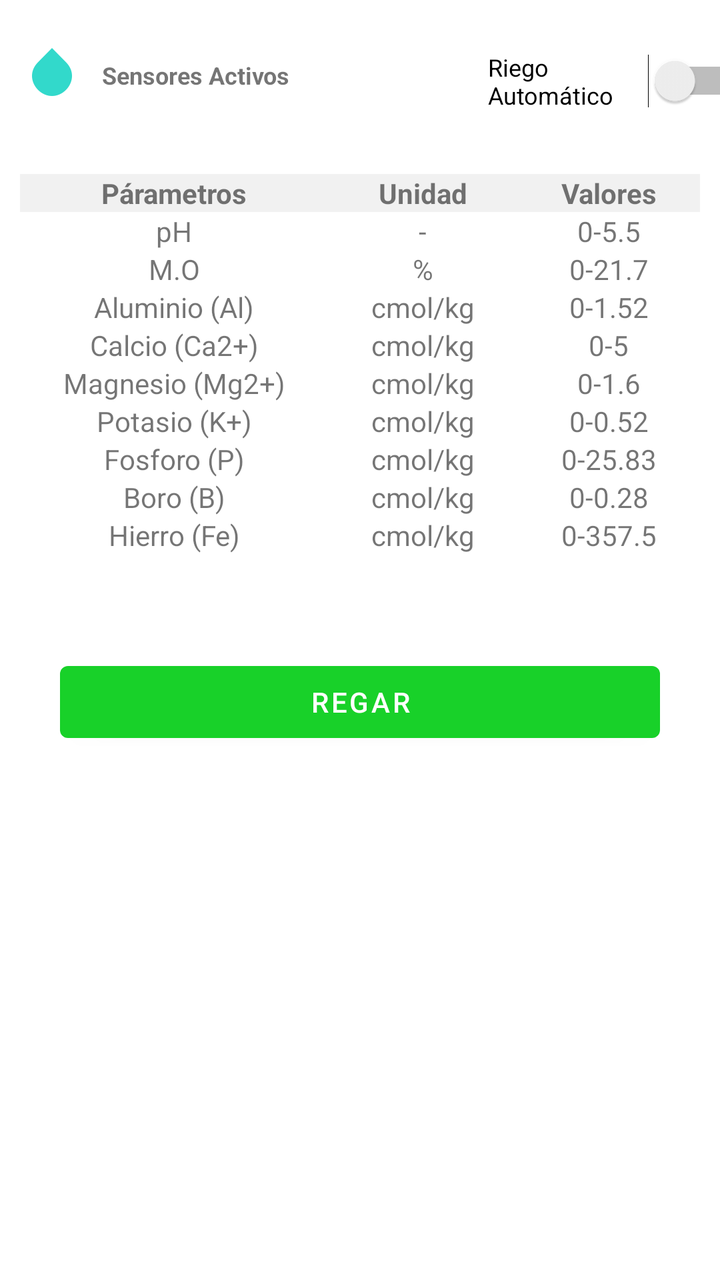
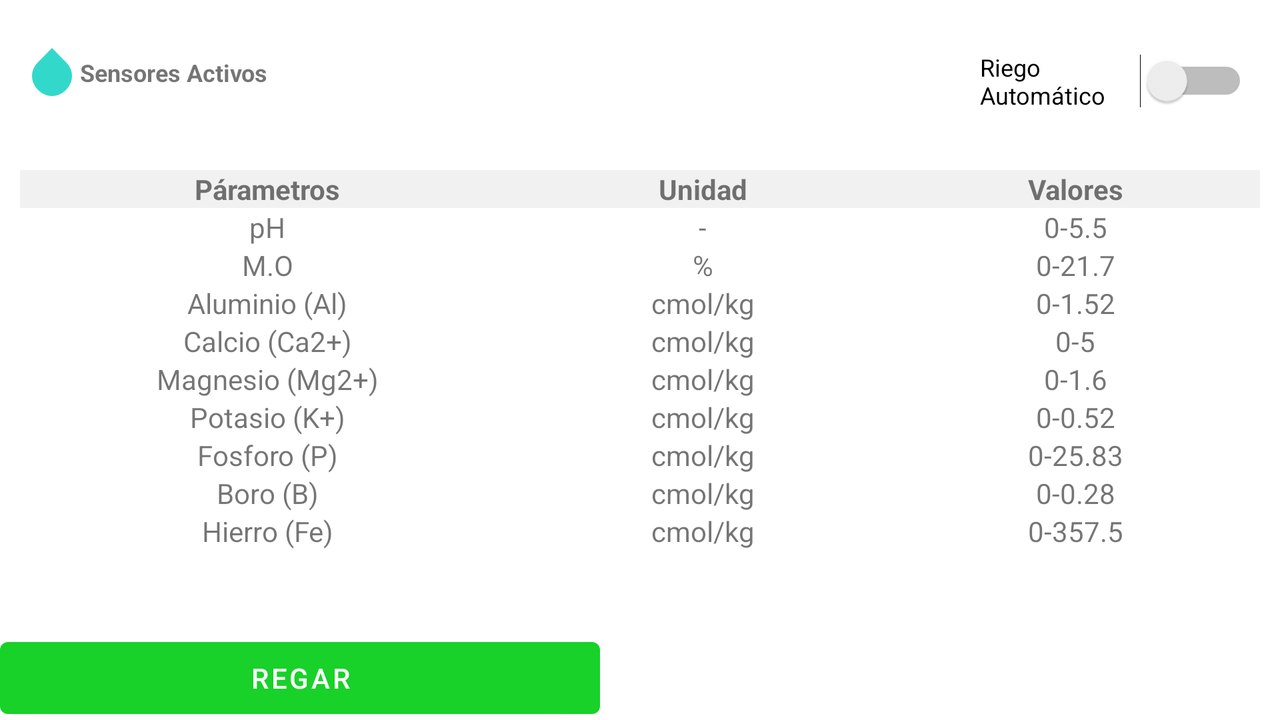

An Android layout and its configuration variant, each rendered on a device that would load it. The default file and the variant file are quoted in full after the pictures.
<!-- AndroidManifest.xml: application theme Theme.AgroSmart -->
<!-- res/layout/fragment_water.xml -->
<?xml version="1.0" encoding="utf-8"?>
<androidx.constraintlayout.widget.ConstraintLayout xmlns:android="http://schemas.android.com/apk/res/android"
    xmlns:app="http://schemas.android.com/apk/res-auto"
    xmlns:tools="http://schemas.android.com/tools"
    android:layout_width="match_parent"
    android:layout_height="match_parent">

    <ScrollView
        android:layout_width="match_parent"
        android:layout_height="match_parent"
        tools:ignore="MissingConstraints">

    <LinearLayout
        android:layout_width="match_parent"
        android:layout_height="match_parent"
        android:orientation="vertical">

    <LinearLayout
        android:id="@+id/linearLayout"
        android:layout_width="match_parent"
        android:layout_height="match_parent"
        android:orientation="horizontal"
        tools:ignore="MissingConstraints">

        <ImageView
            android:id="@+id/imageView5"
            android:layout_width="wrap_content"
            android:layout_height="wrap_content"
            android:layout_marginStart="16dp"
            android:layout_marginTop="24dp"
            android:background="#FFFFFF"
            app:layout_constraintStart_toStartOf="parent"
            app:layout_constraintTop_toTopOf="parent"
            app:srcCompat="?android:attr/textSelectHandle" />

        <TextView
            android:id="@+id/textView31"
            android:layout_width="103dp"
            android:layout_height="19dp"
            android:layout_marginStart="15dp"
            android:layout_marginTop="28dp"
            android:text="@string/text_sensor"
            android:textSize="12dp"
            android:textStyle="bold"
            app:layout_constraintStart_toStartOf="parent"
            app:layout_constraintTop_toTopOf="parent"
            tools:ignore="MissingConstraints" />

        <Switch
            android:id="@+id/switch2"
            android:layout_width="134dp"
            android:layout_height="33dp"
            android:layout_marginTop="24dp"
            android:layout_marginEnd="16dp"
            android:layout_marginStart="90dp"
            android:text="@string/switch_irrigate"
            android:textSize="12dp" />

    </LinearLayout>

    <LinearLayout
        android:layout_width="match_parent"
        android:layout_height="match_parent"
        android:orientation="vertical"
        app:layout_constraintStart_toStartOf="@+id/linearLayout"
        android:layout_marginBottom="20dp">

        <TableLayout
            android:id="@+id/tableLayout3"
            android:layout_width="match_parent"
            android:layout_height="wrap_content"
            android:layout_marginHorizontal="10dp"
            android:layout_marginVertical="30dp"
            android:background="#f1f1f1"
            tools:ignore="MissingConstraints">

            <TableRow>

                <TextView
                    android:id="@+id/textView1"
                    android:layout_width="match_parent"
                    android:layout_height="wrap_content"
                    android:layout_weight="1"
                    android:gravity="center"
                    android:text="@string/parameters_sensor"
                    android:textStyle="bold" />

                <TextView
                    android:id="@+id/textView2"
                    android:layout_width="match_parent"
                    android:layout_height="wrap_content"
                    android:layout_weight="1"
                    android:gravity="center"
                    android:text="@string/unit_sensor"
                    android:textStyle="bold" />

                <TextView
                    android:id="@+id/textView3"
                    android:layout_width="match_parent"
                    android:layout_height="wrap_content"
                    android:layout_weight="1"
                    android:gravity="center"
                    android:text="@string/values_sensor"
                    android:textStyle="bold" />
            </TableRow>

            <TableRow>

                <TextView
                    android:id="@+id/textView4"
                    android:layout_width="wrap_content"
                    android:layout_height="wrap_content"
                    android:layout_weight="1"
                    android:background="#ffffff"
                    android:gravity="center"
                    android:text="pH" />

                <TextView
                    android:id="@+id/textView5"
                    android:layout_width="wrap_content"
                    android:layout_height="wrap_content"
                    android:layout_weight="1"
                    android:background="#ffffff"
                    android:gravity="center"
                    android:text="-" />

                <TextView
                    android:id="@+id/textView6"
                    android:layout_width="wrap_content"
                    android:layout_height="wrap_content"
                    android:layout_weight="1"
                    android:background="#ffffff"
                    android:gravity="center"
                    android:text="0-5.5" />

            </TableRow>

            <TableRow>

                <TextView
                    android:id="@+id/textView7"
                    android:layout_width="wrap_content"
                    android:layout_height="wrap_content"
                    android:layout_weight="1"
                    android:background="#ffffff"
                    android:gravity="center"
                    android:text="M.O" />

                <TextView
                    android:id="@+id/textView8"
                    android:layout_width="wrap_content"
                    android:layout_height="wrap_content"
                    android:layout_weight="1"
                    android:background="#ffffff"
                    android:gravity="center"
                    android:text="%" />

                <TextView
                    android:id="@+id/textView9"
                    android:layout_width="wrap_content"
                    android:layout_height="wrap_content"
                    android:layout_weight="1"
                    android:background="#ffffff"
                    android:gravity="center"
                    android:text="0-21.7" />
            </TableRow>

            <TableRow>

                <TextView
                    android:id="@+id/textView10"
                    android:layout_width="wrap_content"
                    android:layout_height="wrap_content"
                    android:layout_weight="1"
                    android:background="#ffffff"
                    android:gravity="center"
                    android:text="Aluminio (Al)" />

                <TextView
                    android:id="@+id/textView11"
                    android:layout_width="wrap_content"
                    android:layout_height="wrap_content"
                    android:layout_weight="1"
                    android:background="#ffffff"
                    android:gravity="center"
                    android:text="cmol/kg" />

                <TextView
                    android:id="@+id/textView12"
                    android:layout_width="wrap_content"
                    android:layout_height="wrap_content"
                    android:layout_weight="1"
                    android:background="#ffffff"
                    android:gravity="center"
                    android:text="0-1.52" />
            </TableRow>

            <TableRow>

                <TextView
                    android:id="@+id/textView13"
                    android:layout_width="wrap_content"
                    android:layout_height="wrap_content"
                    android:layout_weight="1"
                    android:background="#ffffff"
                    android:gravity="center"
                    android:text="Calcio (Ca2+)" />

                <TextView
                    android:id="@+id/textView14"
                    android:layout_width="wrap_content"
                    android:layout_height="wrap_content"
                    android:layout_weight="1"
                    android:background="#ffffff"
                    android:gravity="center"
                    android:text="cmol/kg" />

                <TextView
                    android:id="@+id/textView15"
                    android:layout_width="wrap_content"
                    android:layout_height="wrap_content"
                    android:layout_weight="1"
                    android:background="#ffffff"
                    android:gravity="center"
                    android:text="0-5" />
            </TableRow>

            <TableRow>

                <TextView
                    android:id="@+id/textView16"
                    android:layout_width="wrap_content"
                    android:layout_height="wrap_content"
                    android:layout_weight="1"
                    android:background="#ffffff"
                    android:gravity="center"
                    android:text="Magnesio (Mg2+)" />

                <TextView
                    android:id="@+id/textView17"
                    android:layout_width="wrap_content"
                    android:layout_height="wrap_content"
                    android:layout_weight="1"
                    android:background="#ffffff"
                    android:gravity="center"
                    android:text="cmol/kg" />

                <TextView
                    android:id="@+id/textView18"
                    android:layout_width="wrap_content"
                    android:layout_height="wrap_content"
                    android:layout_weight="1"
                    android:background="#ffffff"
                    android:gravity="center"
                    android:text="0-1.6" />
            </TableRow>

            <TableRow>

                <TextView
                    android:id="@+id/textView19"
                    android:layout_width="wrap_content"
                    android:layout_height="wrap_content"
                    android:layout_weight="1"
                    android:background="#ffffff"
                    android:gravity="center"
                    android:text="Potasio (K+)" />

                <TextView
                    android:id="@+id/textView20"
                    android:layout_width="wrap_content"
                    android:layout_height="wrap_content"
                    android:layout_weight="1"
                    android:background="#ffffff"
                    android:gravity="center"
                    android:text="cmol/kg" />

                <TextView
                    android:id="@+id/textView21"
                    android:layout_width="wrap_content"
                    android:layout_height="wrap_content"
                    android:layout_weight="1"
                    android:background="#ffffff"
                    android:gravity="center"
                    android:text="0-0.52" />
            </TableRow>

            <TableRow>

                <TextView
                    android:id="@+id/textView22"
                    android:layout_width="wrap_content"
                    android:layout_height="wrap_content"
                    android:layout_weight="1"
                    android:background="#ffffff"
                    android:gravity="center"
                    android:text="Fosforo (P)" />

                <TextView
                    android:id="@+id/textView23"
                    android:layout_width="wrap_content"
                    android:layout_height="wrap_content"
                    android:layout_weight="1"
                    android:background="#ffffff"
                    android:gravity="center"
                    android:text="cmol/kg" />

                <TextView
                    android:id="@+id/textView24"
                    android:layout_width="wrap_content"
                    android:layout_height="wrap_content"
                    android:layout_weight="1"
                    android:background="#ffffff"
                    android:gravity="center"
                    android:text="0-25.83" />
            </TableRow>

            <TableRow>

                <TextView
                    android:id="@+id/textView25"
                    android:layout_width="wrap_content"
                    android:layout_height="wrap_content"
                    android:layout_weight="1"
                    android:background="#ffffff"
                    android:gravity="center"
                    android:text="Boro (B)" />

                <TextView
                    android:id="@+id/textView26"
                    android:layout_width="wrap_content"
                    android:layout_height="wrap_content"
                    android:layout_weight="1"
                    android:background="#ffffff"
                    android:gravity="center"
                    android:text="cmol/kg" />

                <TextView
                    android:id="@+id/textView27"
                    android:layout_width="wrap_content"
                    android:layout_height="wrap_content"
                    android:layout_weight="1"
                    android:background="#ffffff"
                    android:gravity="center"
                    android:text="0-0.28" />
            </TableRow>

            <TableRow>

                <TextView
                    android:id="@+id/textView28"
                    android:layout_width="wrap_content"
                    android:layout_height="wrap_content"
                    android:layout_weight="1"
                    android:background="#ffffff"
                    android:gravity="center"
                    android:text="Hierro (Fe)" />

                <TextView
                    android:id="@+id/textView29"
                    android:layout_width="wrap_content"
                    android:layout_height="wrap_content"
                    android:layout_weight="1"
                    android:background="#ffffff"
                    android:gravity="center"
                    android:text="cmol/kg" />

                <TextView
                    android:id="@+id/textView30"
                    android:layout_width="wrap_content"
                    android:layout_height="wrap_content"
                    android:layout_weight="1"
                    android:background="#ffffff"
                    android:gravity="center"
                    android:text="0-357.5" />
            </TableRow>
        </TableLayout>

        <Button
            android:id="@+id/button"
            android:layout_width="300dp"
            android:layout_height="wrap_content"
            android:layout_gravity="center"
            android:text="@string/btn_irrigate"
            android:layout_marginTop="20dp"
            tools:ignore="MissingConstraints" />

    </LinearLayout>
    </LinearLayout>
    </ScrollView>








</androidx.constraintlayout.widget.ConstraintLayout>
<!-- resources referenced by this layout -->
<resources>
  <string name="btn_irrigate">Regar</string>
  <string name="parameters_sensor">Párametros</string>
  <string name="switch_irrigate">Riego Automático</string>
  <string name="text_sensor">Sensores Activos</string>
  <string name="unit_sensor">Unidad</string>
  <string name="values_sensor">Valores</string>
  <style name="Theme.AgroSmart" parent="Theme.MaterialComponents.DayNight.DarkActionBar">
          
          <item name="colorPrimary">#18D129</item>
          <item name="colorPrimaryVariant">@color/colorPrimary</item>
          <item name="colorOnPrimary">@color/white</item>
          
          <item name="colorSecondary">#32d9cb</item>
          <item name="colorSecondaryVariant">@color/colorAccent</item>
          <item name="colorOnSecondary">@color/black</item>
          
          <item name="android:statusBarColor" tools:targetApi="l">?attr/colorPrimaryVariant</item>
          
      </style>
  <color name="colorPrimary">#18D129</color>
  <color name="white">#FFFFFFFF</color>
  <color name="colorAccent">#FF0000</color>
  <color name="black">#FF000000</color>
</resources>
<!-- res/layout-land/fragment_water.xml (the repository's variant of the layout above) -->
<!-- drawn on the phone turned sideways -->
<?xml version="1.0" encoding="utf-8"?>
<androidx.constraintlayout.widget.ConstraintLayout xmlns:android="http://schemas.android.com/apk/res/android"
    xmlns:app="http://schemas.android.com/apk/res-auto"
    xmlns:tools="http://schemas.android.com/tools"
    android:layout_width="match_parent"
    android:layout_height="match_parent">


    <LinearLayout
        android:id="@+id/linearLayout2"
        android:layout_width="match_parent"
        android:layout_height="wrap_content"
        android:orientation="vertical"
        app:layout_constraintBottom_toBottomOf="parent"
        app:layout_constraintEnd_toEndOf="parent"
        app:layout_constraintHorizontal_bias="0.485"
        app:layout_constraintStart_toStartOf="parent"
        app:layout_constraintTop_toTopOf="parent">

        <TableLayout
            android:id="@+id/tableLayout3"
            android:layout_width="match_parent"
            android:layout_height="wrap_content"
            android:layout_marginStart="10dp"
            android:layout_marginEnd="10dp"
            android:background="#f1f1f1"
            tools:ignore="MissingConstraints">

            <TableRow>

                <TextView
                    android:id="@+id/textView1"
                    android:layout_width="match_parent"
                    android:layout_height="wrap_content"
                    android:layout_weight="1"
                    android:gravity="center"
                    android:text="@string/parameters_sensor"
                    android:textStyle="bold" />

                <TextView
                    android:id="@+id/textView2"
                    android:layout_width="match_parent"
                    android:layout_height="wrap_content"
                    android:layout_weight="1"
                    android:gravity="center"
                    android:text="@string/unit_sensor"
                    android:textStyle="bold" />

                <TextView
                    android:id="@+id/textView3"
                    android:layout_width="match_parent"
                    android:layout_height="wrap_content"
                    android:layout_weight="1"
                    android:gravity="center"
                    android:text="@string/values_sensor"
                    android:textStyle="bold" />
            </TableRow>

            <TableRow>

                <TextView
                    android:id="@+id/textView4"
                    android:layout_width="wrap_content"
                    android:layout_height="wrap_content"
                    android:layout_weight="1"
                    android:background="#ffffff"
                    android:gravity="center"
                    android:text="pH" />

                <TextView
                    android:id="@+id/textView5"
                    android:layout_width="wrap_content"
                    android:layout_height="wrap_content"
                    android:layout_weight="1"
                    android:background="#ffffff"
                    android:gravity="center"
                    android:text="-" />

                <TextView
                    android:id="@+id/textView6"
                    android:layout_width="wrap_content"
                    android:layout_height="wrap_content"
                    android:layout_weight="1"
                    android:background="#ffffff"
                    android:gravity="center"
                    android:text="0-5.5" />

            </TableRow>

            <TableRow>

                <TextView
                    android:id="@+id/textView7"
                    android:layout_width="wrap_content"
                    android:layout_height="wrap_content"
                    android:layout_weight="1"
                    android:background="#ffffff"
                    android:gravity="center"
                    android:text="M.O" />

                <TextView
                    android:id="@+id/textView8"
                    android:layout_width="wrap_content"
                    android:layout_height="wrap_content"
                    android:layout_weight="1"
                    android:background="#ffffff"
                    android:gravity="center"
                    android:text="%" />

                <TextView
                    android:id="@+id/textView9"
                    android:layout_width="wrap_content"
                    android:layout_height="wrap_content"
                    android:layout_weight="1"
                    android:background="#ffffff"
                    android:gravity="center"
                    android:text="0-21.7" />
            </TableRow>

            <TableRow>

                <TextView
                    android:id="@+id/textView10"
                    android:layout_width="wrap_content"
                    android:layout_height="wrap_content"
                    android:layout_weight="1"
                    android:background="#ffffff"
                    android:gravity="center"
                    android:text="Aluminio (Al)" />

                <TextView
                    android:id="@+id/textView11"
                    android:layout_width="wrap_content"
                    android:layout_height="wrap_content"
                    android:layout_weight="1"
                    android:background="#ffffff"
                    android:gravity="center"
                    android:text="cmol/kg" />

                <TextView
                    android:id="@+id/textView12"
                    android:layout_width="wrap_content"
                    android:layout_height="wrap_content"
                    android:layout_weight="1"
                    android:background="#ffffff"
                    android:gravity="center"
                    android:text="0-1.52" />
            </TableRow>

            <TableRow>

                <TextView
                    android:id="@+id/textView13"
                    android:layout_width="wrap_content"
                    android:layout_height="wrap_content"
                    android:layout_weight="1"
                    android:background="#ffffff"
                    android:gravity="center"
                    android:text="Calcio (Ca2+)" />

                <TextView
                    android:id="@+id/textView14"
                    android:layout_width="wrap_content"
                    android:layout_height="wrap_content"
                    android:layout_weight="1"
                    android:background="#ffffff"
                    android:gravity="center"
                    android:text="cmol/kg" />

                <TextView
                    android:id="@+id/textView15"
                    android:layout_width="wrap_content"
                    android:layout_height="wrap_content"
                    android:layout_weight="1"
                    android:background="#ffffff"
                    android:gravity="center"
                    android:text="0-5" />
            </TableRow>

            <TableRow>

                <TextView
                    android:id="@+id/textView16"
                    android:layout_width="wrap_content"
                    android:layout_height="wrap_content"
                    android:layout_weight="1"
                    android:background="#ffffff"
                    android:gravity="center"
                    android:text="Magnesio (Mg2+)" />

                <TextView
                    android:id="@+id/textView17"
                    android:layout_width="wrap_content"
                    android:layout_height="wrap_content"
                    android:layout_weight="1"
                    android:background="#ffffff"
                    android:gravity="center"
                    android:text="cmol/kg" />

                <TextView
                    android:id="@+id/textView18"
                    android:layout_width="wrap_content"
                    android:layout_height="wrap_content"
                    android:layout_weight="1"
                    android:background="#ffffff"
                    android:gravity="center"
                    android:text="0-1.6" />
            </TableRow>

            <TableRow>

                <TextView
                    android:id="@+id/textView19"
                    android:layout_width="wrap_content"
                    android:layout_height="wrap_content"
                    android:layout_weight="1"
                    android:background="#ffffff"
                    android:gravity="center"
                    android:text="Potasio (K+)" />

                <TextView
                    android:id="@+id/textView20"
                    android:layout_width="wrap_content"
                    android:layout_height="wrap_content"
                    android:layout_weight="1"
                    android:background="#ffffff"
                    android:gravity="center"
                    android:text="cmol/kg" />

                <TextView
                    android:id="@+id/textView21"
                    android:layout_width="wrap_content"
                    android:layout_height="wrap_content"
                    android:layout_weight="1"
                    android:background="#ffffff"
                    android:gravity="center"
                    android:text="0-0.52" />
            </TableRow>

            <TableRow>

                <TextView
                    android:id="@+id/textView22"
                    android:layout_width="wrap_content"
                    android:layout_height="wrap_content"
                    android:layout_weight="1"
                    android:background="#ffffff"
                    android:gravity="center"
                    android:text="Fosforo (P)" />

                <TextView
                    android:id="@+id/textView23"
                    android:layout_width="wrap_content"
                    android:layout_height="wrap_content"
                    android:layout_weight="1"
                    android:background="#ffffff"
                    android:gravity="center"
                    android:text="cmol/kg" />

                <TextView
                    android:id="@+id/textView24"
                    android:layout_width="wrap_content"
                    android:layout_height="wrap_content"
                    android:layout_weight="1"
                    android:background="#ffffff"
                    android:gravity="center"
                    android:text="0-25.83" />
            </TableRow>

            <TableRow>

                <TextView
                    android:id="@+id/textView25"
                    android:layout_width="wrap_content"
                    android:layout_height="wrap_content"
                    android:layout_weight="1"
                    android:background="#ffffff"
                    android:gravity="center"
                    android:text="Boro (B)" />

                <TextView
                    android:id="@+id/textView26"
                    android:layout_width="wrap_content"
                    android:layout_height="wrap_content"
                    android:layout_weight="1"
                    android:background="#ffffff"
                    android:gravity="center"
                    android:text="cmol/kg" />

                <TextView
                    android:id="@+id/textView27"
                    android:layout_width="wrap_content"
                    android:layout_height="wrap_content"
                    android:layout_weight="1"
                    android:background="#ffffff"
                    android:gravity="center"
                    android:text="0-0.28" />
            </TableRow>

            <TableRow>

                <TextView
                    android:id="@+id/textView28"
                    android:layout_width="wrap_content"
                    android:layout_height="wrap_content"
                    android:layout_weight="1"
                    android:background="#ffffff"
                    android:gravity="center"
                    android:text="Hierro (Fe)" />

                <TextView
                    android:id="@+id/textView29"
                    android:layout_width="wrap_content"
                    android:layout_height="wrap_content"
                    android:layout_weight="1"
                    android:background="#ffffff"
                    android:gravity="center"
                    android:text="cmol/kg" />

                <TextView
                    android:id="@+id/textView30"
                    android:layout_width="wrap_content"
                    android:layout_height="wrap_content"
                    android:layout_weight="1"
                    android:background="#ffffff"
                    android:gravity="center"
                    android:text="0-357.5" />
            </TableRow>
        </TableLayout>

    </LinearLayout>

    <TextView
        android:id="@+id/textView31"
        android:layout_width="103dp"
        android:layout_height="19dp"
        android:layout_marginStart="40dp"
        android:layout_marginTop="28dp"
        android:text="@string/text_sensor"
        android:textSize="12dp"
        android:textStyle="bold"
        app:layout_constraintStart_toStartOf="parent"
        app:layout_constraintTop_toTopOf="parent"
        tools:ignore="MissingConstraints" />

    <Switch
        android:id="@+id/switch2"
        android:layout_width="134dp"
        android:layout_height="33dp"
        android:layout_marginTop="24dp"
        android:layout_marginEnd="16dp"
        android:text="@string/switch_irrigate"
        android:textSize="12dp"
        app:layout_constraintEnd_toEndOf="parent"
        app:layout_constraintTop_toTopOf="parent" />

    <ImageView
        android:id="@+id/imageView5"
        android:layout_width="wrap_content"
        android:layout_height="wrap_content"
        android:layout_marginStart="16dp"
        android:layout_marginTop="24dp"
        android:background="#FFFFFF"
        app:layout_constraintStart_toStartOf="parent"
        app:layout_constraintTop_toTopOf="parent"
        app:srcCompat="?android:attr/textSelectHandle" />

    <Button
        android:id="@+id/button"
        android:layout_width="300dp"
        android:layout_height="wrap_content"
        android:layout_gravity="center"
        android:text="@string/btn_irrigate"
        android:layout_marginTop="40dp"
        app:layout_constraintTop_toBottomOf="@+id/linearLayout2"
        tools:ignore="MissingConstraints"
        tools:layout_editor_absoluteX="215dp" />

</androidx.constraintlayout.widget.ConstraintLayout>
